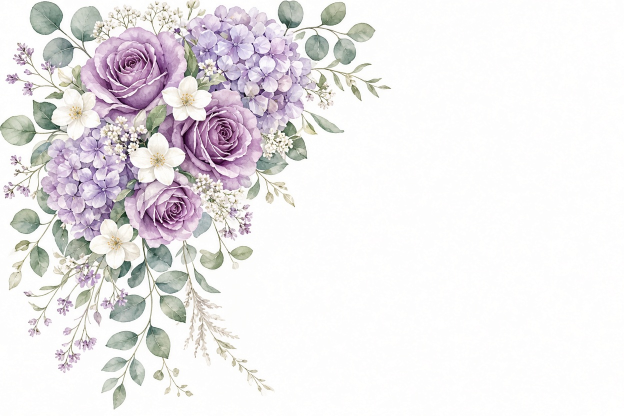
#> input picture raw/flower-corner.png, 1248 x 832 px, found by its file name (shown at 1/2 size)
$ python make_placeholders.py
#> lines starting #> are read from the running program, lines starting #| are printed output that depends on the picture
"""Generates clearly-labelled placeholder photos, favicon and OG image.
Replace public/images/foto-*.jpg with the couple's real photos."""
import numpy as np
from PIL import Image, ImageDraw, ImageFont, ImageFilter

IVORY = (248, 243, 234)
GOLD = (182, 154, 100)
PLUM = (114, 86, 111)
corner = Image.open("public/images/flower-corner.png")
#> corner is the input picture: PIL image 1248x832 RGB; mean R, G, B 235.2, 232.2, 233.7
deco = Image.open("public/images/floral-decoration.png")
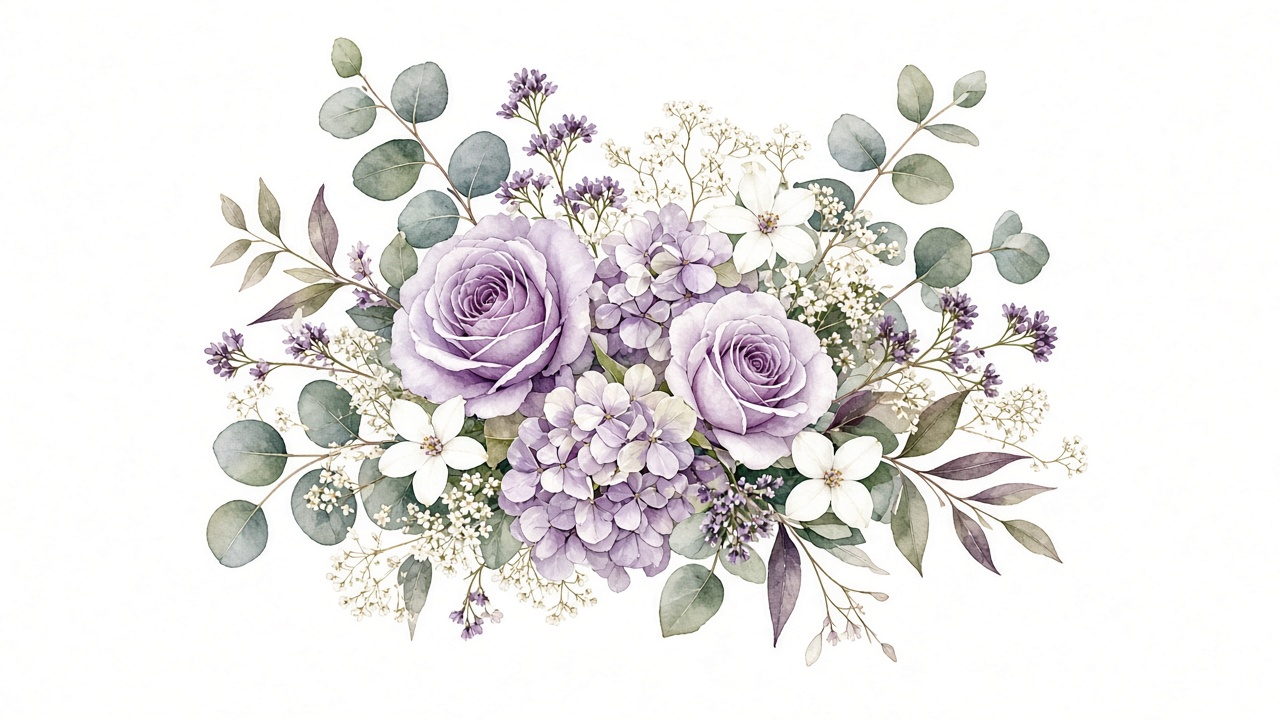
#> input picture raw/floral-decoration.png, 1280 x 720 px, found by its file name
#> deco is the input picture: PIL image 1280x720 RGB; mean R, G, B 232, 229.4, 228.5


def paper(w, h, tint=IVORY):
    rng = np.random.default_rng(7)
    base = np.ones((h, w, 3), np.float32) * np.array(tint, np.float32)
    n = rng.normal(0, 2.2, (h, w, 1)).astype(np.float32)
    base += n
    return Image.fromarray(np.clip(base, 0, 255).astype(np.uint8)).convert("RGBA")


def font(path, size, wght=None):
    f = ImageFont.truetype(path, size)
    if wght:
        try:
            f.set_variation_by_axes([wght])
        except Exception:
            pass
    return f


CG = "scripts/fonts/cg.ttf"
GV = "scripts/fonts/gv.ttf"


def centered(d, w, y, text, f, fill):
    b = d.textbbox((0, 0), text, font=f)
    d.text(((w - (b[2] - b[0])) / 2, y), text, font=f, fill=fill)


def placeholder(name, w, h, label, flip=False):
#> called with name = 'foto-utama.jpg', w = 1000, h = 1250, label = 'foto-utama.jpg', flip = False
    im = paper(w, h, (237, 228, 241))
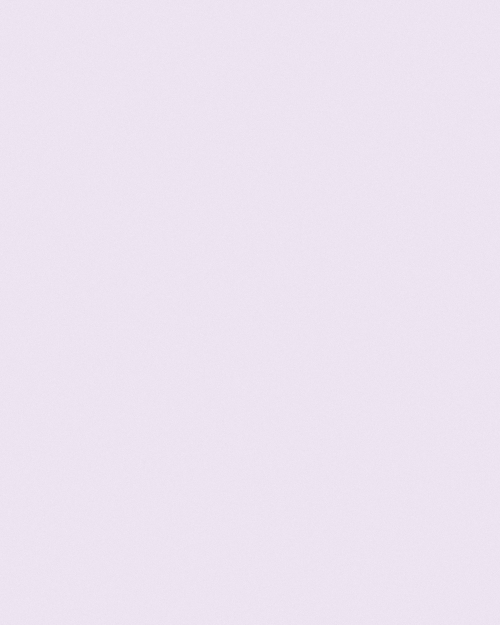
#> im: PIL image 1000x1250 RGBA (shown at 1/2 size); mean R, G, B, A 236.5, 227.5, 240.5, 255
    c = corner.copy()
    c.thumbnail((int(w * 0.8), int(h * 0.6)))
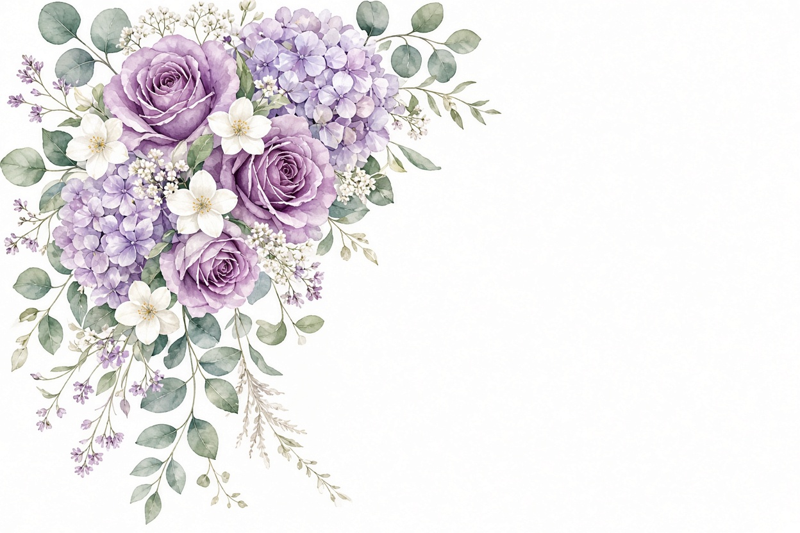
#> c: PIL image 800x533 RGB; mean R, G, B 235.2, 232.2, 233.7
    if flip:
        c = c.transpose(Image.ROTATE_180)
        im.alpha_composite(c, (w - c.width, h - c.height))
    else:
#> (the run stopped early here; a loop or call above may not have finished)
